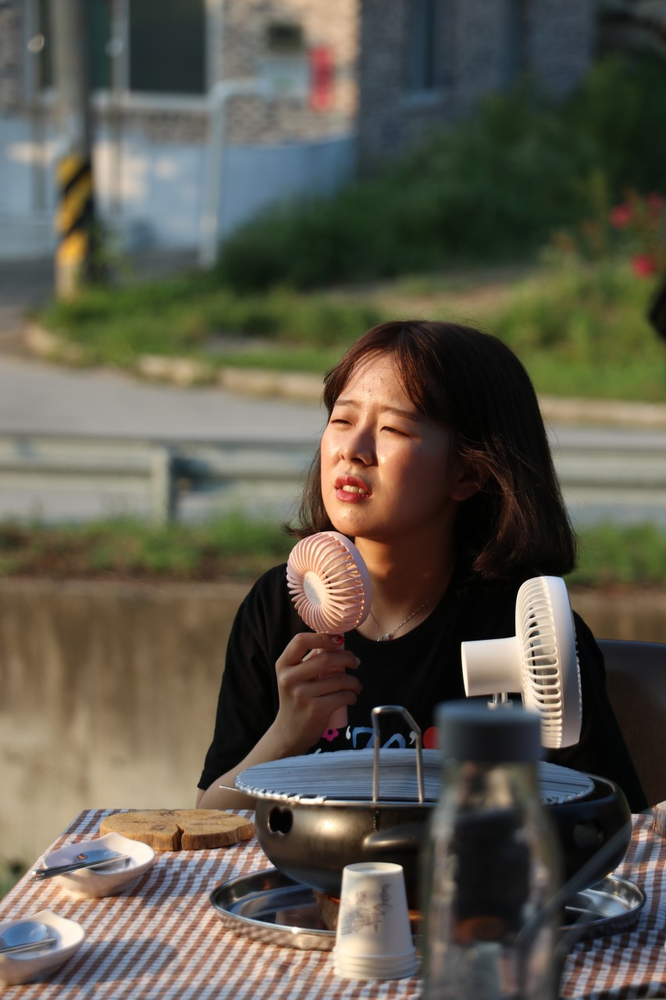
#> input picture python-code/test/hyoji.png, 666 x 1000 px, shrunk from 853 x 1280 before the run
$ python -i removebg.py   (imports and definitions only)   (older library calls are emulated)
#> lines starting #> are read from the running program, lines starting #| are printed output that depends on the picture; after the words box and inside, x2 and y2 are one past the last pixel; in counts of white or black regions, pixels touching at a corner belong together
import cv2
import numpy as np
import os
import os.path as osp
import sys
from matplotlib import pyplot as plt

# [7 lines of commented-out code are left out]


BLUR = 5
CANNY_THRESH_1 = 10
CANNY_THRESH_2 = 10
MASK_DILATE_ITER = 10
MASK_ERODE_ITER = 10
MASK_COLOR = (0.0,0.0,0.0) # In BGR format


def findContour(input_img, output_img):
    #== Processing =======================================================================

    #-- Read image -----------------------------------------------------------------------
#> called with input_img = 'hyoji.png', output_img = 'out.png'
    img = cv2.imread(input_img)
#> img is the input picture: shape (1000, 666, 3); mean B, G, R 76.7, 89.1, 93.1
    # gray scaling
    gray = cv2.cvtColor(img, cv2.COLOR_BGR2GRAY)
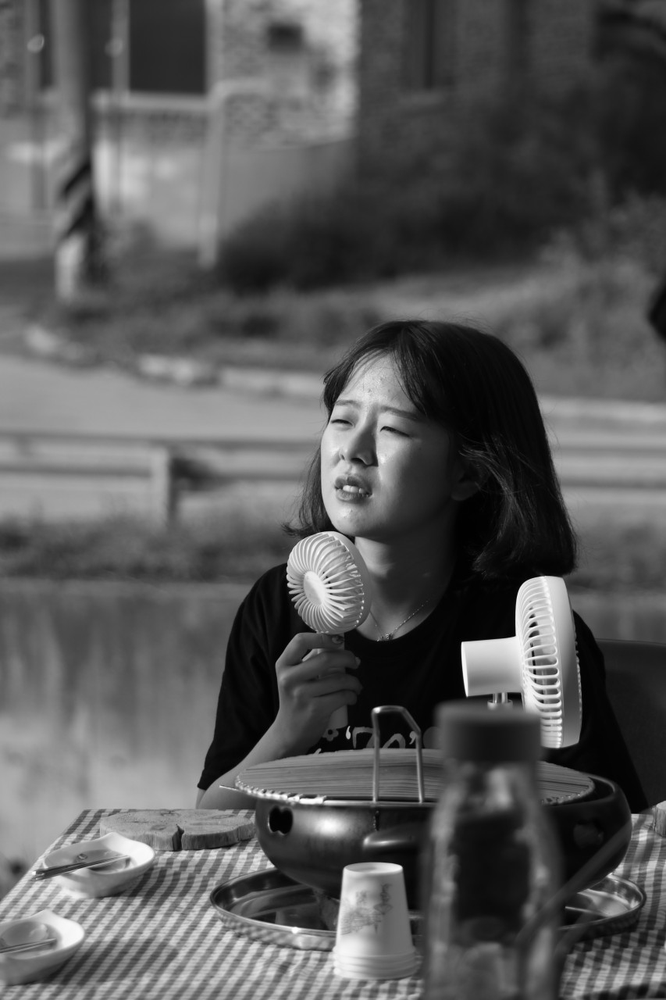
#> gray: shape (1000, 666); min 0, max 255, mean 88.9


    #-- Edge detection -------------------------------------------------------------------
    edges = cv2.Canny(gray, CANNY_THRESH_1, CANNY_THRESH_2)
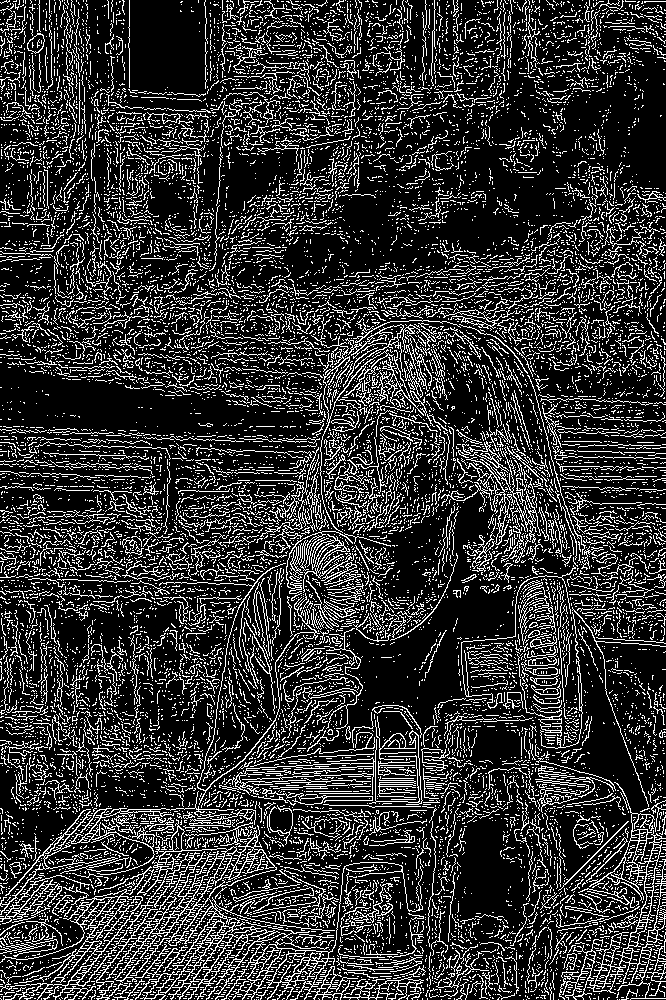
#> edges: shape (1000, 666); 19.9% white in thin lines or dots
    edges = cv2.dilate(edges, None)
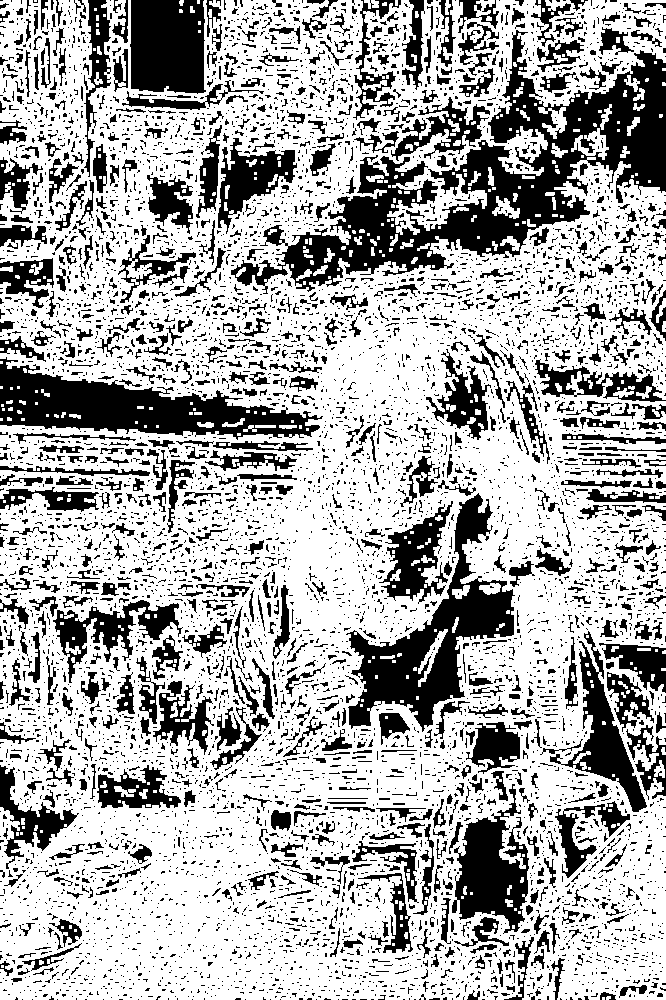
#> edges: shape (1000, 666); 68.1% white; 7054 black regions (6082 under 20 px), largest, box (x1, y1, x2, y2) and area: (231, 30, 666, 294) 30411, (346, 493, 515, 732) 12008, (0, 357, 323, 440) 11821
    edges = cv2.erode(edges, None)
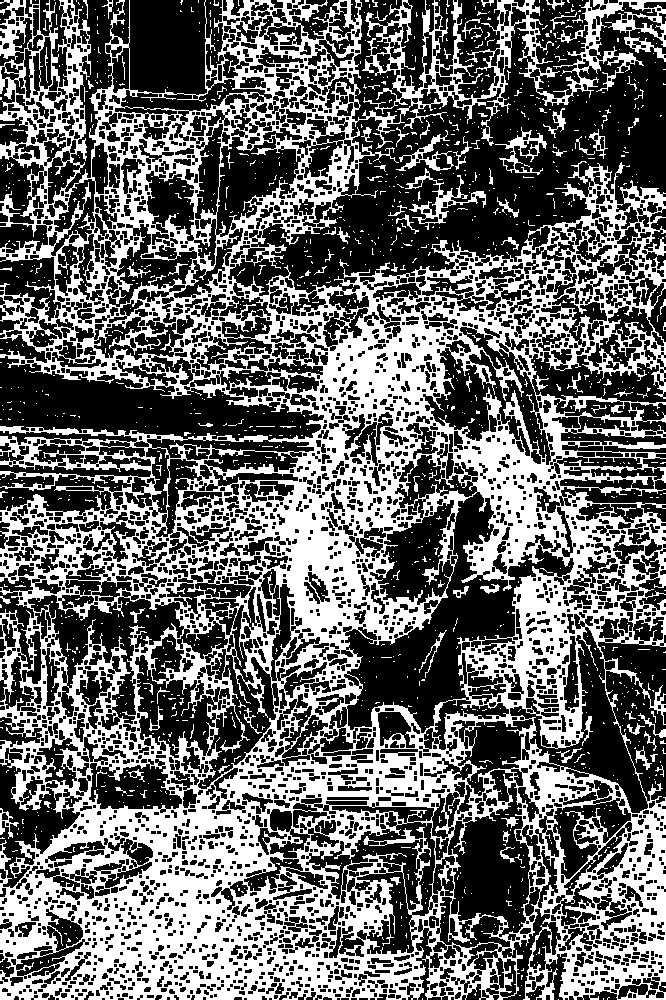
#> edges: shape (1000, 666); 40.6% white; 1490 white regions (1388 under 20 px)

    #-- Find contours in edges, sort by area ---------------------------------------------
    contour_info = []
    # Previously, for a previous version of cv2, this line was:
    # _, contours, _ = cv2.findContours(edges, cv2.RETR_LIST, cv2.CHAIN_APPROX_NONE)
    contours, _ = cv2.findContours(edges, cv2.RETR_LIST, cv2.CHAIN_APPROX_NONE)
#> contours = 5691 contours, 2927 with area under 20; largest, box (x1, y1, x2, y2) and area: (0, 0, 666, 1000) 522580, (344, 491, 575, 734) 16661, (447, 782, 531, 938) 7966, (422, 326, 552, 466) 7114, (27, 594, 185, 725) 6933
    # Thanks to notes from commenters, I've updated the code but left this note
    for c in contours:
        contour_info.append((
            c,
            cv2.isContourConvex(c),
            cv2.contourArea(c),
        ))
#> this loop made 5691 passes
#> c on passes 1 to 3: [[558, 999]], [[603, 998], [603, 999]], [[422, 998], [422, 999]]
#> after the loop, contour_info = 5691 items
    contour_info = sorted(contour_info, key=lambda c: c[2], reverse=True)
    max_contour = contour_info[0]
#> max_contour = 3 items, first 3: contour of 22052 points, box (x1, y1, x2, y2) (0, 0, 666, 1000), area 522580, False, 522580

    #-- Create empty mask, draw filled polygon on it corresponding to largest contour ----
    # Mask is black, polygon is white
    mask = np.zeros(edges.shape)
    cv2.fillConvexPoly(mask, max_contour[0], (255))
#> mask: shape (1000, 666) float64; 71.6% white; 167 black regions (125 under 20 px), largest, box (x1, y1, x2, y2) and area: (40, 0, 666, 342) 145919, (0, 338, 324, 451) 16275, (0, 465, 151, 516) 3843

    #-- Smooth mask, then blur it --------------------------------------------------------
    mask = cv2.dilate(mask, None, iterations=MASK_DILATE_ITER)
#> mask: shape (1000, 666) float64; 89.1% white; 19 black regions (5 under 20 px), largest, box (x1, y1, x2, y2) and area: (298, 72, 666, 275) 26755, (102, 13, 348, 182) 26505, (426, 205, 651, 286) 6551
    mask = cv2.erode(mask, None, iterations=MASK_ERODE_ITER)
#> mask: shape (1000, 666) float64; 81.5% white; 17 black regions, largest, box (x1, y1, x2, y2) and area: (288, 62, 666, 296) 54146, (92, 0, 358, 192) 42906, (0, 368, 306, 438) 12638
    mask = cv2.GaussianBlur(mask, (BLUR, BLUR), 0)
    mask_stack = np.dstack([mask]*3)    # Create 3-channel alpha mask

    #-- Blend masked img into MASK_COLOR background --------------------------------------
    mask_stack  = mask_stack.astype('float32') / 255.0          # Use float matrices,
    img         = img.astype('float32') / 255.0                 #  for easy blending

    masked = (mask_stack * img) + ((1-mask_stack) * MASK_COLOR) # Blend
    masked = (masked * 255).astype('uint8')                     # Convert back to 8-bit

    tmp = cv2.cvtColor(masked, cv2.COLOR_BGR2GRAY)
    _,alpha = cv2.threshold(tmp,0,255,cv2.THRESH_BINARY)
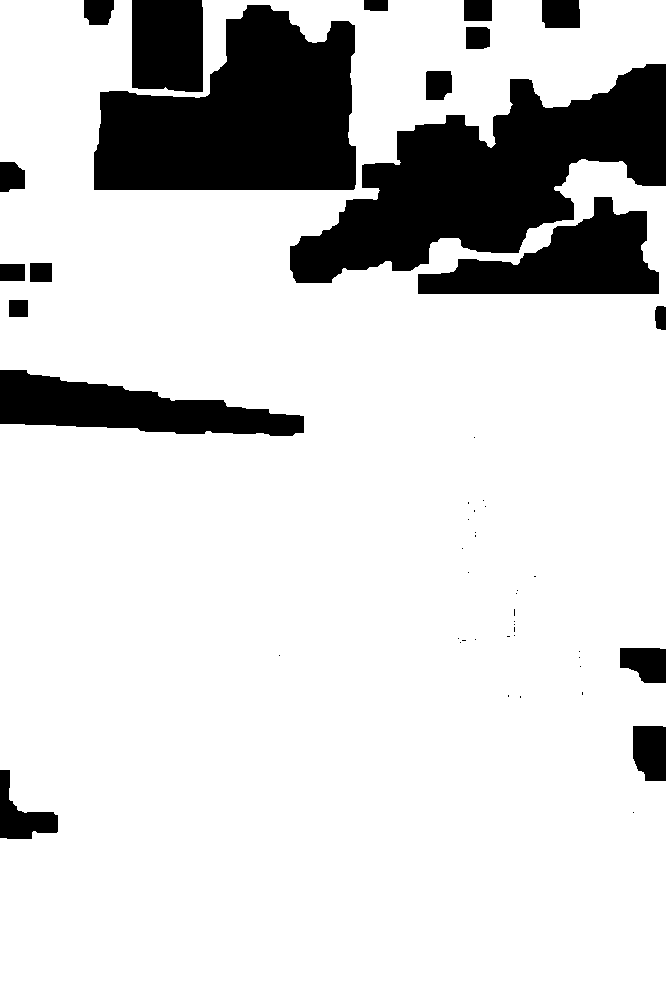
#> alpha: shape (1000, 666); 83.1% white; 50 black regions (31 under 20 px), largest, box (x1, y1, x2, y2) and area: (290, 64, 666, 283) 38217, (94, 5, 356, 190) 34115, (418, 197, 659, 294) 12030
    b, g, r = cv2.split(masked)
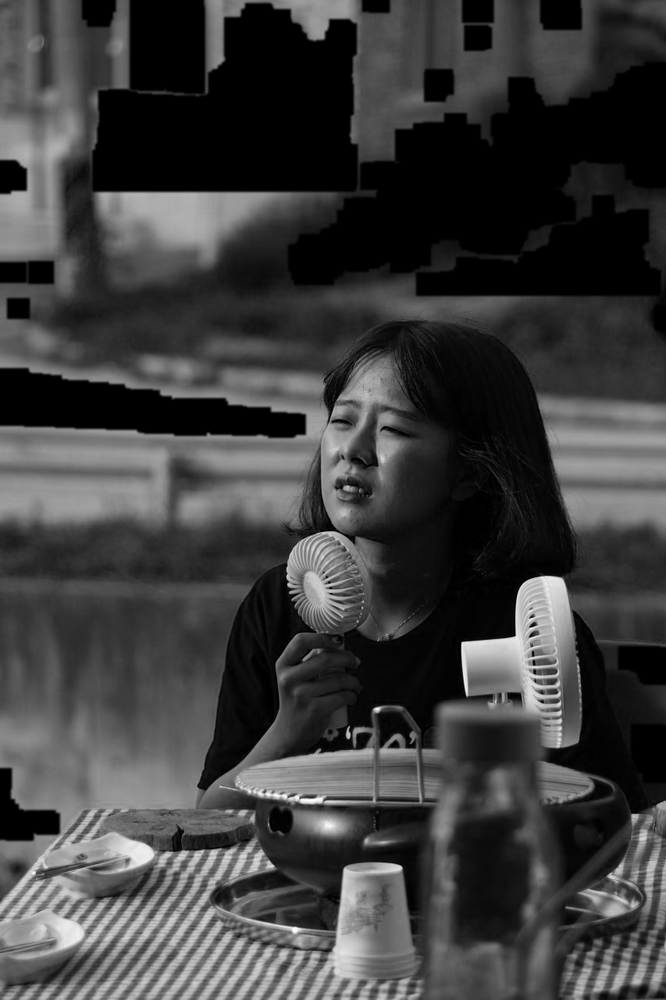
#> b: shape (1000, 666); min 0, max 255, mean 62.1
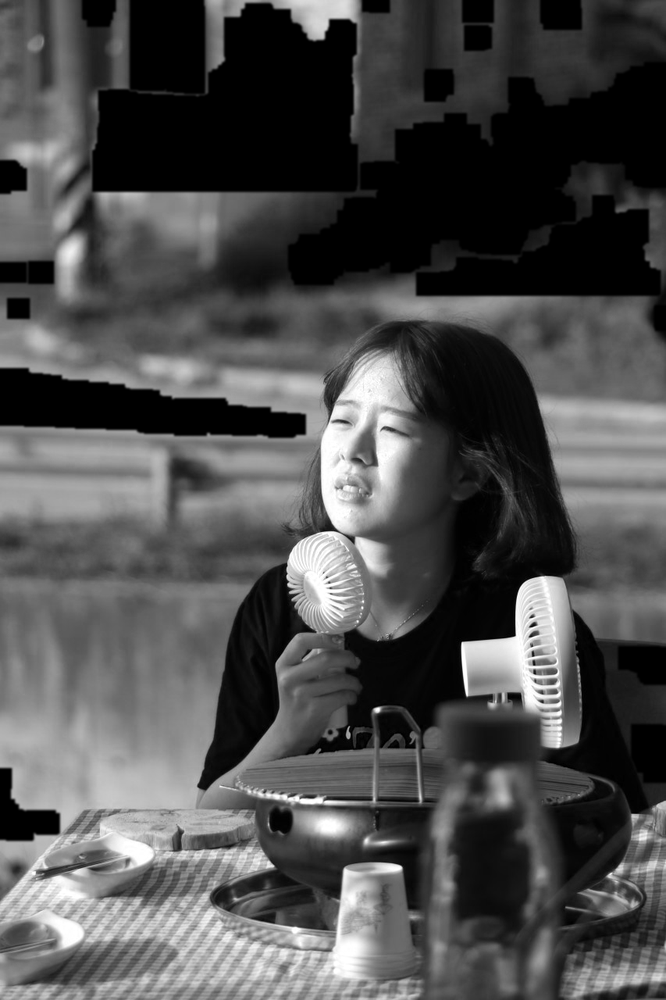
#> r: shape (1000, 666); min 0, max 255, mean 78.2
    rgba = [b,g,r, alpha]
    dst = cv2.merge(rgba,4)

    #cv2.imshow('img', dst)                                   # Display
    #cv2.waitKey()
    cv2.imwrite(output_img, dst)           # Save


# [80 lines left out: functions grabCut, watershed, bgSubMOG2, not called in this run]


# python removebg.py 1 test5
# mode = 1
# imageFileName = test5

# [36 lines not run here, left out]


>>> result = findContour('hyoji.png', 'out.png')
